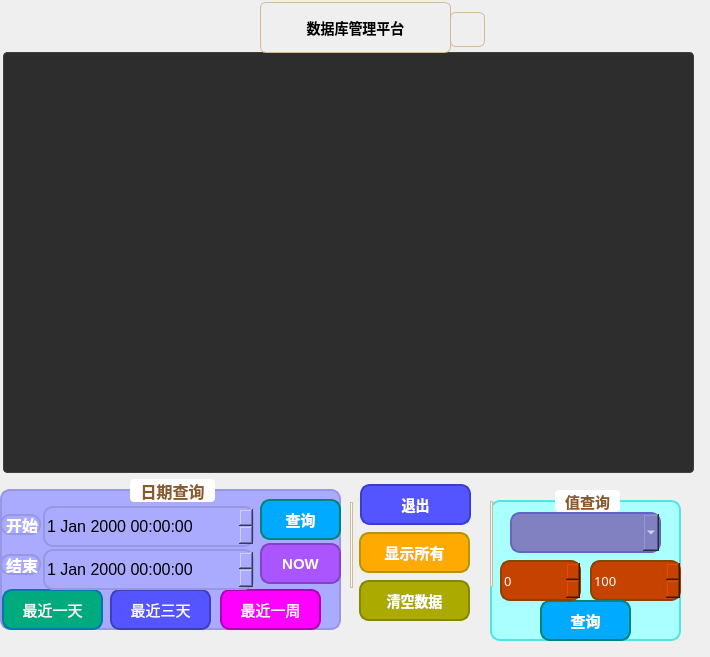
<?xml version="1.0" encoding="UTF-8"?>
<ui version="4.0">
 <class>Sql</class>
 <widget class="QWidget" name="Sql">
  <property name="geometry">
   <rect>
    <x>0</x>
    <y>0</y>
    <width>710</width>
    <height>657</height>
   </rect>
  </property>
  <property name="windowTitle">
   <string>Form</string>
  </property>
  <property name="styleSheet">
   <string notr="true">/* 淡棕色温暖背景 - QWidget主窗口 */
QWidget {
    background: qlineargradient(x1:0, y1:0, x2:1, y2:1,
                                stop:0 #f5e6d3, stop:0.5 #f0d9c0, stop:1 #ebccad);
    border: none;
}

/* 分组框样式 - 白色卡片 */
QGroupBox {
    background-color: rgba(255, 255, 255, 0.9);
    border: 1px solid #d4b996;
    border-radius: 8px;
    margin-top: 10px;
    padding-top: 10px;
    color: #5c3713;
    font-weight: bold;
}

QGroupBox::title {
    subcontrol-origin: margin;
    subcontrol-position: top center;
    padding: 0 8px;
    background-color: #ffffff;
    color: #8b5a2b;
    border-radius: 4px;
}

/* Frame样式 */
QFrame {
    background-color: rgba(255, 255, 255, 0.85);
    border: 1px solid #d4b996;
    border-radius: 6px;
}

/* 普通标签样式 */
QLabel {
    background-color: transparent;
    color: #5c3713;
    font-size: 14px;
}

/* 特殊标签 - 时间显示等 */
QLabel#time_1 {
    color: #8b4513;
    font-size: 16px;
    font-weight: bold;
}

/* 状态标签 */
QLabel#labelDUANKAI,
QLabel#label_6wIFI {
    color: #d2691e;
    font-weight: bold;
}

/* 输入框样式 - 淡粉色 */
QLineEdit {
    background-color: #FFE4E6;  /* 淡粉色 */
    border: 1px solid #f8c6cb;
    border-radius: 4px;
    padding: 6px 8px;
    color: #5c3713;  /* 棕色文字 */
    font-size: 14px;
    selection-background-color: #f8c6cb;
}

QLineEdit:focus {
    border: 1px solid #f4a7b0;
    background-color: #ffdde0;
}

/* 纯文本编辑框 - 网易云黑 */
QPlainTextEdit {
    background-color: #2d2d2d;  /* 网易云黑 */
    border: 1px solid #404040;
    border-radius: 4px;
    padding: 6px 8px;
    color: #e0e0e0;  /* 浅灰色文字 */
    font-size: 14px;
    selection-background-color: #1db954;
}

/* 表格视图 - 网易云黑 */
QTableView {
    background-color: #2d2d2d;  /* 网易云黑 */
    border: 1px solid #404040;
    border-radius: 4px;
    color: #e0e0e0;
    gridline-color: #404040;
    alternate-background-color: #333333;
}

QTableView::item {
    background-color: #2d2d2d;
    color: #e0e0e0;
    border: none;
    padding: 4px;
}

QTableView::item:selected {
    background-color: #1db954;
    color: #ffffff;
}

QTableView::item:hover {
    background-color: #3a3a3a;
}

QHeaderView::section {
    background-color: #404040;
    color: #e0e0e0;
    padding: 6px;
    border: none;
    font-weight: bold;
}

/* 复选框样式 */
QCheckBox {
    background-color: transparent;
    color: #5c3713;
    spacing: 8px;
}

QCheckBox::indicator {
    width: 16px;
    height: 16px;
    border: 1px solid #b08f6d;
    border-radius: 3px;
    background-color: #ffffff;
}

QCheckBox::indicator:checked {
    background-color: #d2691e;
    border: 1px solid #d2691e;
}

/* 滑动条样式 */
QSlider::groove:horizontal {
    border: 1px solid #b08f6d;
    height: 4px;
    background-color: #e8d5c4;
    border-radius: 2px;
}

QSlider::handle:horizontal {
    background-color: #d2691e;
    border: 1px solid #d2691e;
    width: 16px;
    height: 16px;
    border-radius: 8px;
    margin: -6px 0;
}

QSlider::handle:horizontal:hover {
    background-color: #e37c2b;
    border: 1px solid #e37c2b;
}

/* 按钮样式 - 保持原有粉色效果 */
QPushButton,
QToolButton {
    border: none;
    background-color: transparent;
    outline: none;
    padding: 8px 12px;
    border-radius: 4px;
    font-size: 14px;
    color: #5c3713;  /* 棕色文字 */
}

QPushButton:hover,
QToolButton:hover {
    background-color: #FFE4E6;  /* 淡粉色 */
    border: none;
    color: #333333;
}

QPushButton:pressed,
QToolButton:pressed {
    background-color: #F3E8FF;  /* 淡紫色 */
    border: none;
    color: #333333;
}

QPushButton:focus,
QToolButton:focus {
    outline: none;
    border: none;
}

/* 特殊按钮样式 */
QPushButton#clear_yu_bt,
QPushButton#set_yu_bt,
QPushButton#set_light_bt {
    background-color: #d4b996;
    color: #5c3713;
}

QPushButton#clear_yu_bt:hover,
QPushButton#set_yu_bt:hover,
QPushButton#set_light_bt:hover {
    background-color: #e0c9a8;
}

/* 线条分隔符 */
Line {
    background-color: #d4b996;
    border: none;
}

/* 进度条样式 */
QProgressBar {
    border: 1px solid #b08f6d;
    border-radius: 4px;
    text-align: center;
    color: #5c3713;
    background-color: #e8d5c4;
}

QProgressBar::chunk {
    background-color: qlineargradient(x1:0, y1:0, x2:1, y2:0,
                                      stop:0 #d2691e, stop:1 #e37c2b);
    border-radius: 3px;
}</string>
  </property>
  <widget class="QTableView" name="tableView">
   <property name="geometry">
    <rect>
     <x>3</x>
     <y>52</y>
     <width>691</width>
     <height>421</height>
    </rect>
   </property>
   <property name="styleSheet">
    <string notr="true"/>
   </property>
  </widget>
  <widget class="QLabel" name="title">
   <property name="geometry">
    <rect>
     <x>260</x>
     <y>2</y>
     <width>191</width>
     <height>51</height>
    </rect>
   </property>
   <property name="font">
    <font>
     <family>微软雅黑</family>
     <pointsize>-1</pointsize>
     <bold>true</bold>
    </font>
   </property>
   <property name="styleSheet">
    <string notr="true">color: rgb(0, 0, 0);
</string>
   </property>
   <property name="lineWidth">
    <number>10</number>
   </property>
   <property name="text">
    <string>数据库管理平台</string>
   </property>
   <property name="alignment">
    <set>Qt::AlignmentFlag::AlignCenter</set>
   </property>
  </widget>
  <widget class="QLabel" name="start_l">
   <property name="geometry">
    <rect>
     <x>30</x>
     <y>511</y>
     <width>41</width>
     <height>16</height>
    </rect>
   </property>
   <property name="font">
    <font>
     <family>楷体</family>
     <pointsize>-1</pointsize>
     <bold>true</bold>
    </font>
   </property>
   <property name="styleSheet">
    <string notr="true">color: rgb(255, 255, 255);</string>
   </property>
   <property name="text">
    <string>开始</string>
   </property>
  </widget>
  <widget class="QPushButton" name="now_bt">
   <property name="geometry">
    <rect>
     <x>270</x>
     <y>539</y>
     <width>50</width>
     <height>25</height>
    </rect>
   </property>
   <property name="font">
    <font>
     <pointsize>-1</pointsize>
     <bold>true</bold>
    </font>
   </property>
   <property name="styleSheet">
    <string notr="true">border:2px solid rgb(132, 66, 198);
border-radius:10px;		 
background-color: rgb(170, 85, 255);
color: rgb(255, 255, 255);
font-size:15px; 		 


</string>
   </property>
   <property name="text">
    <string>NOW</string>
   </property>
  </widget>
  <widget class="QComboBox" name="comboBox">
   <property name="geometry">
    <rect>
     <x>510</x>
     <y>512</y>
     <width>151</width>
     <height>41</height>
    </rect>
   </property>
   <property name="font">
    <font>
     <family>楷体</family>
     <pointsize>13</pointsize>
    </font>
   </property>
   <property name="styleSheet">
    <string notr="true">border:2px solid rgb(100, 100, 194);
border-radius:10px;		 
background-color: rgb(129, 129, 194);
color: rgb(255, 255, 255);



</string>
   </property>
  </widget>
  <widget class="Line" name="line">
   <property name="geometry">
    <rect>
     <x>350</x>
     <y>502</y>
     <width>3</width>
     <height>86</height>
    </rect>
   </property>
   <property name="orientation">
    <enum>Qt::Orientation::Vertical</enum>
   </property>
  </widget>
  <widget class="QPushButton" name="exit_bt">
   <property name="geometry">
    <rect>
     <x>360</x>
     <y>484</y>
     <width>111</width>
     <height>41</height>
    </rect>
   </property>
   <property name="font">
    <font>
     <pointsize>-1</pointsize>
     <bold>true</bold>
    </font>
   </property>
   <property name="styleSheet">
    <string notr="true">border: 2px solid rgb(59, 59, 208);   
border-radius:10px;		 
background-color: rgb(85, 85, 255);
color: rgb(255, 255, 255);			

</string>
   </property>
   <property name="text">
    <string>退出</string>
   </property>
  </widget>
  <widget class="QDateTimeEdit" name="dateTimeEdit_2">
   <property name="geometry">
    <rect>
     <x>70</x>
     <y>539</y>
     <width>194</width>
     <height>22</height>
    </rect>
   </property>
   <property name="font">
    <font>
     <family>楷体</family>
     <pointsize>13</pointsize>
    </font>
   </property>
   <property name="date">
    <date>
     <year>2022</year>
     <month>10</month>
     <day>7</day>
    </date>
   </property>
   <property name="time">
    <time>
     <hour>20</hour>
     <minute>50</minute>
     <second>0</second>
    </time>
   </property>
   <property name="displayFormat">
    <string>yyyy-MM-dd HH:mm:ss</string>
   </property>
  </widget>
  <widget class="QGroupBox" name="groupBox">
   <property name="geometry">
    <rect>
     <x>490</x>
     <y>490</y>
     <width>191</width>
     <height>151</height>
    </rect>
   </property>
   <property name="font">
    <font>
     <family>楷体</family>
     <pointsize>-1</pointsize>
     <bold>true</bold>
    </font>
   </property>
   <property name="styleSheet">
    <string notr="true">border:2px solid rgb(80, 229, 229);
border-radius:10px;		 
background-color: rgb(170, 255, 255);
color: rgb(0, 0, 0);
font-size:15px; 		 

</string>
   </property>
   <property name="title">
    <string>值查询</string>
   </property>
   <property name="alignment">
    <set>Qt::AlignmentFlag::AlignCenter</set>
   </property>
   <property name="flat">
    <bool>false</bool>
   </property>
   <property name="checkable">
    <bool>false</bool>
   </property>
  </widget>
  <widget class="QSpinBox" name="spinBox_2">
   <property name="geometry">
    <rect>
     <x>590</x>
     <y>560</y>
     <width>91</width>
     <height>41</height>
    </rect>
   </property>
   <property name="font">
    <font>
     <family>楷体</family>
     <pointsize>10</pointsize>
    </font>
   </property>
   <property name="styleSheet">
    <string notr="true">border:2px solid rgb(140, 66, 0);
border-radius:10px;		 
background-color: rgb(198, 66, 0);
color: rgb(255, 255, 255);
 


</string>
   </property>
   <property name="maximum">
    <number>100</number>
   </property>
   <property name="value">
    <number>100</number>
   </property>
  </widget>
  <widget class="QPushButton" name="select_val_bt">
   <property name="geometry">
    <rect>
     <x>540</x>
     <y>600</y>
     <width>91</width>
     <height>41</height>
    </rect>
   </property>
   <property name="font">
    <font>
     <family>AcadEref</family>
     <pointsize>-1</pointsize>
     <bold>true</bold>
    </font>
   </property>
   <property name="styleSheet">
    <string notr="true">border:2px solid rgb(0, 133, 120);
border-radius:10px;		 
background-color: rgb(0, 170, 255);	
color: rgb(255, 255, 255);
font-size:15px; 		 

</string>
   </property>
   <property name="text">
    <string>查询</string>
   </property>
  </widget>
  <widget class="QSpinBox" name="spinBox">
   <property name="geometry">
    <rect>
     <x>500</x>
     <y>560</y>
     <width>81</width>
     <height>41</height>
    </rect>
   </property>
   <property name="font">
    <font>
     <family>楷体</family>
     <pointsize>10</pointsize>
    </font>
   </property>
   <property name="styleSheet">
    <string notr="true">border:2px solid rgb(140, 66, 0);
border-radius:10px;		 
background-color: rgb(198, 66, 0);
color: rgb(255, 255, 255);
 


</string>
   </property>
   <property name="maximum">
    <number>100</number>
   </property>
  </widget>
  <widget class="QGroupBox" name="groupBox_2">
   <property name="geometry">
    <rect>
     <x>0</x>
     <y>479</y>
     <width>341</width>
     <height>151</height>
    </rect>
   </property>
   <property name="font">
    <font>
     <family>楷体</family>
     <pointsize>-1</pointsize>
     <bold>true</bold>
    </font>
   </property>
   <property name="styleSheet">
    <string notr="true">border:2px solid rgb(151, 151, 227);
border-radius:10px;		 
background-color: rgb(170, 170, 255);
color: rgb(0, 0, 0);
font-size:16px; 		 

</string>
   </property>
   <property name="title">
    <string>日期查询</string>
   </property>
   <property name="alignment">
    <set>Qt::AlignmentFlag::AlignCenter</set>
   </property>
   <widget class="QPushButton" name="currDay_bt">
    <property name="geometry">
     <rect>
      <x>2</x>
      <y>110</y>
      <width>101</width>
      <height>41</height>
     </rect>
    </property>
    <property name="styleSheet">
     <string notr="true">border:2px solid rgb(0, 120, 180);
border-radius:10px;		 
background-color: rgb(0, 170, 127);
color: rgb(255, 255, 255);
font-size:15px; 		 


</string>
    </property>
    <property name="text">
     <string>最近一天</string>
    </property>
   </widget>
   <widget class="QPushButton" name="currThDay_bt">
    <property name="geometry">
     <rect>
      <x>110</x>
      <y>110</y>
      <width>101</width>
      <height>41</height>
     </rect>
    </property>
    <property name="styleSheet">
     <string notr="true">border:2px solid rgb(63, 63, 190);
border-radius:10px;		 
background-color: rgb(85, 85, 255);
color: rgb(255, 255, 255);
font-size:15px; 		 


</string>
    </property>
    <property name="text">
     <string>最近三天</string>
    </property>
   </widget>
   <widget class="QPushButton" name="currWeek_bt">
    <property name="geometry">
     <rect>
      <x>220</x>
      <y>110</y>
      <width>101</width>
      <height>41</height>
     </rect>
    </property>
    <property name="styleSheet">
     <string notr="true">border:2px solid rgb(180, 0, 180);
border-radius:10px;		 
background-color: rgb(255, 0, 255);
color: rgb(255, 255, 255);
font-size:15px; 		 




</string>
    </property>
    <property name="text">
     <string>最近一周</string>
    </property>
   </widget>
   <widget class="QLabel" name="start_l_2">
    <property name="geometry">
     <rect>
      <x>0</x>
      <y>35</y>
      <width>41</width>
      <height>21</height>
     </rect>
    </property>
    <property name="font">
     <font>
      <family>楷体</family>
      <pointsize>-1</pointsize>
      <bold>true</bold>
     </font>
    </property>
    <property name="styleSheet">
     <string notr="true">color: rgb(255, 255, 255);</string>
    </property>
    <property name="text">
     <string>开始</string>
    </property>
   </widget>
   <widget class="QLabel" name="end_l">
    <property name="geometry">
     <rect>
      <x>0</x>
      <y>75</y>
      <width>41</width>
      <height>21</height>
     </rect>
    </property>
    <property name="font">
     <font>
      <family>楷体</family>
      <pointsize>-1</pointsize>
      <bold>true</bold>
     </font>
    </property>
    <property name="styleSheet">
     <string notr="true">color: rgb(255, 255, 255);</string>
    </property>
    <property name="text">
     <string>结束</string>
    </property>
   </widget>
   <widget class="QDateTimeEdit" name="dateTimeEditStart_2">
    <property name="geometry">
     <rect>
      <x>43</x>
      <y>27</y>
      <width>211</width>
      <height>41</height>
     </rect>
    </property>
   </widget>
   <widget class="QDateTimeEdit" name="dateTimeEditEnd_2">
    <property name="geometry">
     <rect>
      <x>43</x>
      <y>70</y>
      <width>211</width>
      <height>41</height>
     </rect>
    </property>
   </widget>
   <widget class="QPushButton" name="select_data_bt">
    <property name="geometry">
     <rect>
      <x>260</x>
      <y>20</y>
      <width>81</width>
      <height>41</height>
     </rect>
    </property>
    <property name="font">
     <font>
      <pointsize>-1</pointsize>
      <bold>true</bold>
     </font>
    </property>
    <property name="styleSheet">
     <string notr="true">border:2px solid rgb(0, 133, 120);
border-radius:10px;		 
background-color: rgb(0, 170, 255);	
color: rgb(255, 255, 255);
font-size:15px; 		 


</string>
    </property>
    <property name="text">
     <string>查询</string>
    </property>
   </widget>
   <widget class="QPushButton" name="now_bt_2">
    <property name="geometry">
     <rect>
      <x>260</x>
      <y>64</y>
      <width>81</width>
      <height>41</height>
     </rect>
    </property>
    <property name="font">
     <font>
      <pointsize>-1</pointsize>
      <bold>true</bold>
     </font>
    </property>
    <property name="styleSheet">
     <string notr="true">border:2px solid rgb(132, 66, 198);
border-radius:10px;		 
background-color: rgb(170, 85, 255);
color: rgb(255, 255, 255);
font-size:15px; 		 


</string>
    </property>
    <property name="text">
     <string>NOW</string>
    </property>
   </widget>
  </widget>
  <widget class="QLabel" name="icon">
   <property name="geometry">
    <rect>
     <x>450</x>
     <y>12</y>
     <width>35</width>
     <height>35</height>
    </rect>
   </property>
   <property name="styleSheet">
    <string notr="true">border-image: url(:/img/data_nie.png);</string>
   </property>
   <property name="text">
    <string/>
   </property>
  </widget>
  <widget class="QPushButton" name="displayAll_bt">
   <property name="geometry">
    <rect>
     <x>359</x>
     <y>532</y>
     <width>111</width>
     <height>41</height>
    </rect>
   </property>
   <property name="font">
    <font>
     <pointsize>-1</pointsize>
     <bold>true</bold>
    </font>
   </property>
   <property name="styleSheet">
    <string notr="true">border: 2px solid rgb(180, 150, 0);   
border-radius:10px;		 
background-color: rgb(255, 170, 0);
color: rgb(255, 255, 255);			
font-size:15px; 		 
</string>
   </property>
   <property name="text">
    <string>显示所有</string>
   </property>
  </widget>
  <widget class="Line" name="line_2">
   <property name="geometry">
    <rect>
     <x>490</x>
     <y>501</y>
     <width>3</width>
     <height>86</height>
    </rect>
   </property>
   <property name="orientation">
    <enum>Qt::Orientation::Vertical</enum>
   </property>
  </widget>
  <widget class="QPushButton" name="clear_bt">
   <property name="geometry">
    <rect>
     <x>359</x>
     <y>580</y>
     <width>111</width>
     <height>41</height>
    </rect>
   </property>
   <property name="font">
    <font>
     <pointsize>-1</pointsize>
     <bold>true</bold>
    </font>
   </property>
   <property name="styleSheet">
    <string notr="true">border: 2px solid rgb(134, 134, 0);   
border-radius:10px;		 
background-color: rgb(170, 170, 0);
color: rgb(255, 255, 255);			
</string>
   </property>
   <property name="text">
    <string>清空数据</string>
   </property>
  </widget>
  <zorder>tableView</zorder>
  <zorder>title</zorder>
  <zorder>start_l</zorder>
  <zorder>now_bt</zorder>
  <zorder>line</zorder>
  <zorder>exit_bt</zorder>
  <zorder>dateTimeEdit_2</zorder>
  <zorder>groupBox</zorder>
  <zorder>spinBox_2</zorder>
  <zorder>select_val_bt</zorder>
  <zorder>spinBox</zorder>
  <zorder>groupBox_2</zorder>
  <zorder>icon</zorder>
  <zorder>displayAll_bt</zorder>
  <zorder>line_2</zorder>
  <zorder>clear_bt</zorder>
  <zorder>comboBox</zorder>
 </widget>
 <resources/>
 <connections/>
</ui>
